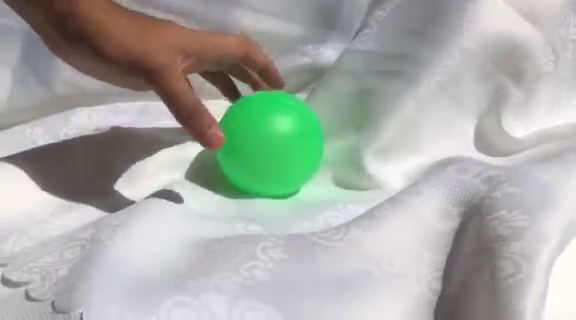
#> input picture frame 40 of ball.mp4, 576 x 320 px
$ python lk_optical_flow.py
#> lines starting #> are read from the running program, lines starting #| are printed output that depends on the picture
import numpy as np
import cv2
from imutils.video import FPS

def label(event, x, y, flags, param):
    if event == cv2.EVENT_LBUTTONDOWN:
        cv2.circle(old_frame, (x, y), 5, (0, 255, 0), -1)
        points.append([[x, y]])

points = []
cv2.namedWindow('Output')
cv2.setMouseCallback('Output', label)

cap = cv2.VideoCapture('ball.mp4')

# params for ShiTomasi corner detection
feature_params = dict( maxCorners = 100,
                       qualityLevel = 0.3,
                       minDistance = 7,
                       blockSize = 7 )

# Parameters for lucas kanade optical flow
lk_params = dict( winSize  = (15,15),
                  maxLevel = 2,
                  criteria = (cv2.TERM_CRITERIA_EPS | cv2.TERM_CRITERIA_COUNT, 10, 0.03))

# Create some random colors
color = np.random.randint(0,255,(100,3))

# Take first frame and find corners in it
ret, old_frame = cap.read()
#> old_frame is the input picture: shape (320, 576, 3); mean B, G, R 167.1, 172.8, 169.3
# cv2.imwrite('ball.jpg', old_frame)
old_gray = cv2.cvtColor(old_frame, cv2.COLOR_BGR2GRAY)
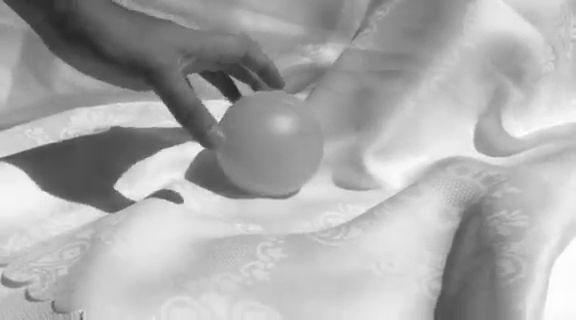
#> old_gray: shape (320, 576); min 38, max 255, mean 171.1

while True:
	cv2.imshow('Output', old_frame)
	if cv2.waitKey(1) == ord('q'):
#> (key q is pressed here)
		break
cv2.destroyAllWindows()

p0 = np.array(points, dtype = np.float32)
# [6 lines of commented-out code are left out]
mask = np.zeros_like(old_frame)
ret,frame = cap.read()
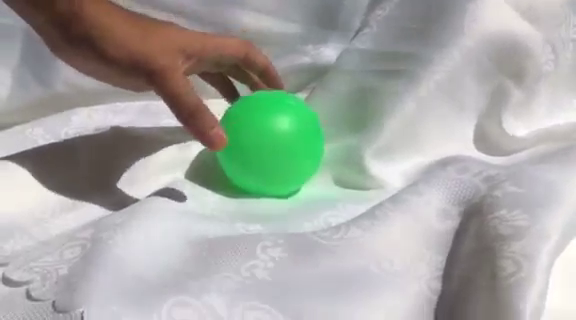
#> input picture frame 41 of ball.mp4, 576 x 320 px
#> frame is the input picture: shape (320, 576, 3); mean B, G, R 163.9, 169.5, 166.1
x = 1
fps = FPS()
fps.start()
while ret:
    frame_gray = cv2.cvtColor(frame, cv2.COLOR_BGR2GRAY)

    # calculate optical flow
#> (the run stopped early here; a loop or call above may not have finished)

$ run again, starting later in the video
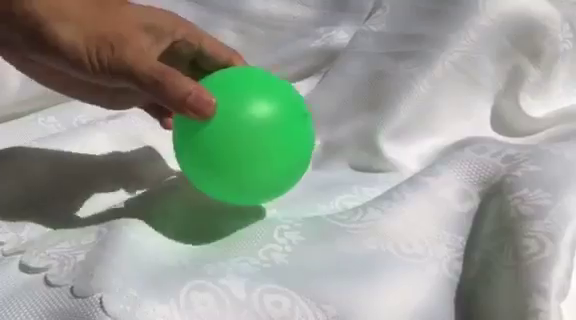
#> input picture frame 181 of ball.mp4, 576 x 320 px
#> old_frame is the input picture: shape (320, 576, 3); mean B, G, R 147.6, 157.5, 150.4
#> `old_gray = cv2.cvtColor(old_frame, cv2.COLOR_BGR2GRAY)`:
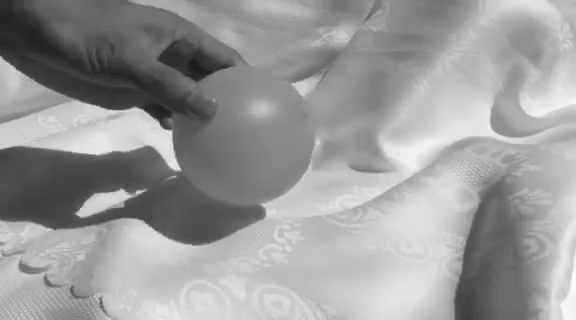
#> old_gray: shape (320, 576); min 25, max 254, mean 154.2
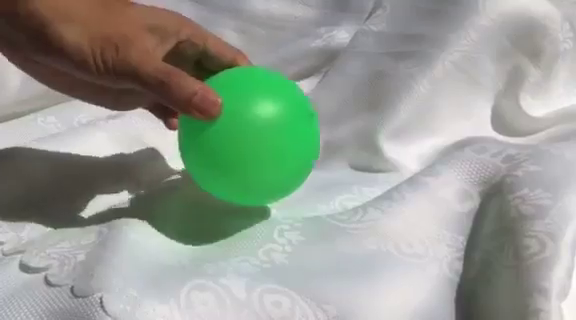
#> input picture frame 182 of ball.mp4, 576 x 320 px
#> frame is the input picture: shape (320, 576, 3); mean B, G, R 147.3, 157.3, 150.2

$ run again, starting later in the video
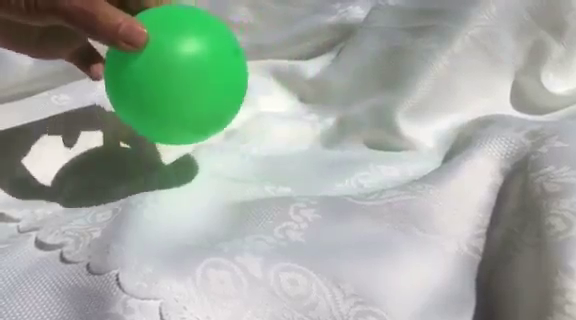
#> input picture frame 322 of ball.mp4, 576 x 320 px
#> old_frame is the input picture: shape (320, 576, 3); mean B, G, R 161, 170.6, 160.2
#> `old_gray = cv2.cvtColor(old_frame, cv2.COLOR_BGR2GRAY)`:
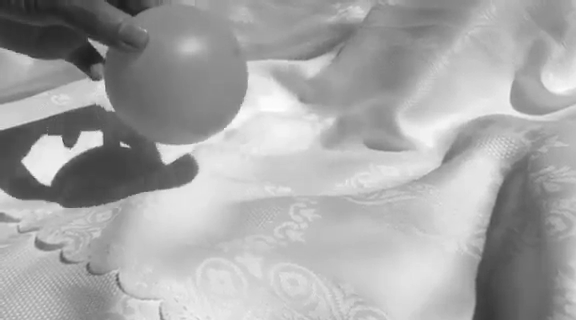
#> old_gray: shape (320, 576); min 30, max 254, mean 166.4
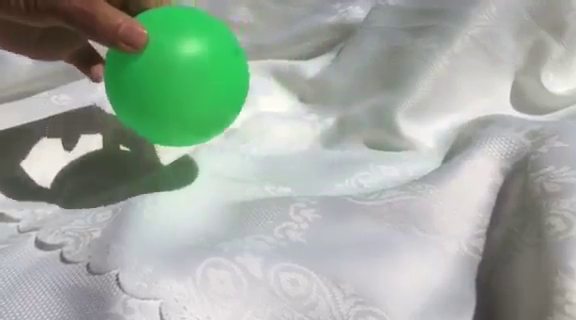
#> input picture frame 323 of ball.mp4, 576 x 320 px
#> frame is the input picture: shape (320, 576, 3); mean B, G, R 160.6, 170.3, 159.9
